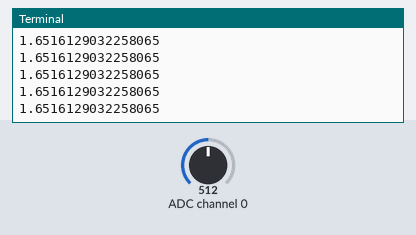
The program below on a simulated Raspberry Pi (BCM pin numbers). On the bench: the last lines printed to the terminal. Inputs (shaded band) come from the test bench; at power-on: ADC channel 0 = 512 (analog values on the 0–1023 scale).

Above: at 1.2 s.
1.3 s: ADC channel 0 set to 716
At 1.31 s:
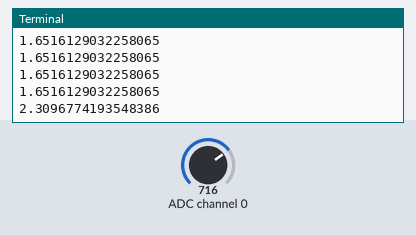
2.8 s: ADC channel 0 set to 900
At 2.82 s:
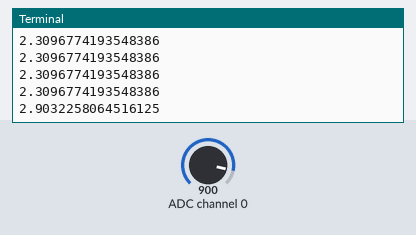
Timing chart, 0 to 5.8 s (numbered marks = the images above; inputs shaded):
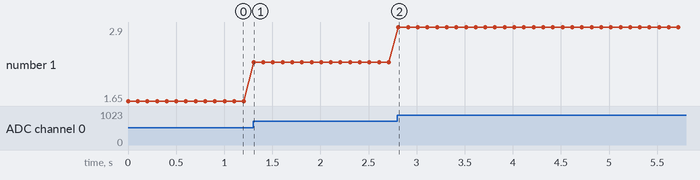

Measured:
- after the input at 1.3 s, the terminal: prints a new line at once (image 1)
- after the input at 2.8 s, the terminal: prints a new line at once (image 2)
- plotted number 1: 1.65 → 2.31 after the input at 1.3 s, 2.31 → 2.9 after the input at 2.8 s

The program:

04_ADC_raw_value_to_voltage.py
```python
from gpiozero import MCP3008
from time import sleep

pot = MCP3008(channel=0,
              clock_pin=11,
              mosi_pin=10,
              miso_pin=9,
              select_pin=8)

while True:
    value = pot.raw_value / 1023
    voltage = value * 3.3
    print(voltage)
    sleep(0.1)
```
